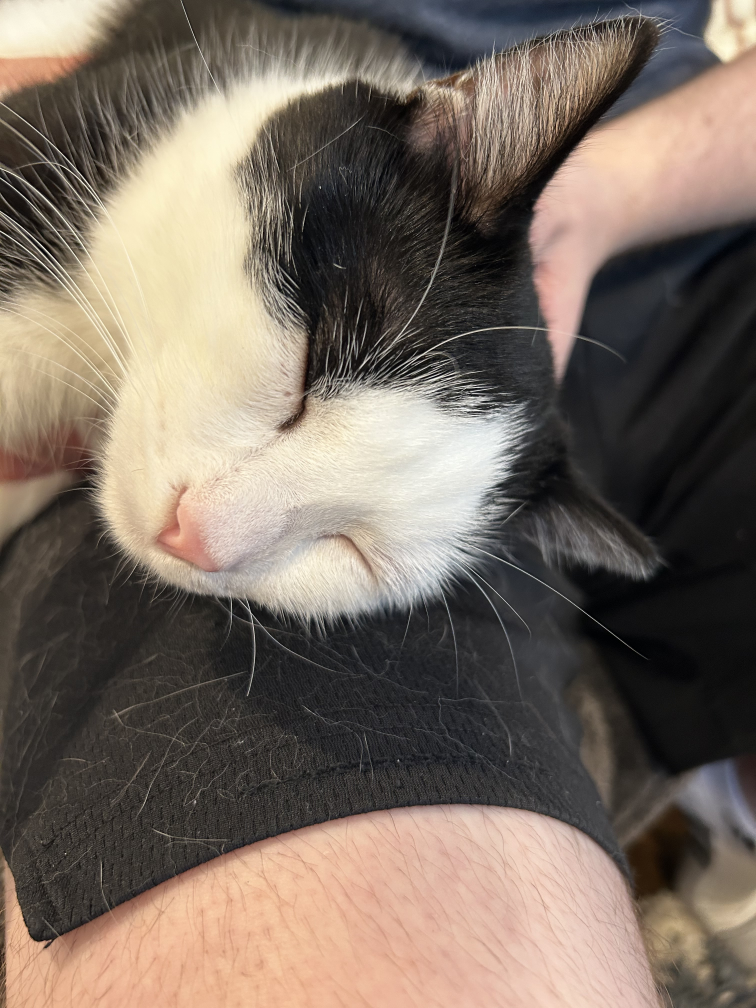
#> input picture images/cats/chester-pic-1.jpg, 3024 x 4032 px (shown at 1/4 size)
$ jupyter execute --allow-errors opencv_basics.ipynb
#> lines starting #> are read from the running program, lines starting #| are printed output that depends on the picture
# Basics of OpenCV

[cell 1]
import numpy as np
import matplotlib.pyplot as plt
import cv2

[cell 2]
def matplotlib_imshow(image, title = 'image',cmap=None):
    """Display an image using matplotlib."""
    image = cv2.cvtColor(image, cv2.COLOR_BGR2RGB)
    plt.imshow(image, cmap=cmap)
    plt.title(title)
    plt.axis('off')
    plt.show()

[cell 3]
import os
cwd = os.getcwd()
print(cwd)

print(os.path.abspath('.'))
cat1_path = 'images/cats/chester-pic-1.jpg'
cat1_path_abs = os.path.join(cwd, cat1_path)

[cell 4]
park_image_path = os.path.join(cwd, 'Resources', 'Photos', 'park.jpg')
# Read in an image
img = cv2.imread(park_image_path)

#> (the rest of this cell did not finish here and is left out)

[cell 5]
cat1 = cv2.imread(cat1_path_abs)
#> cat1 is the input picture: shape (4032, 3024, 3); mean B, G, R 97.6, 108.3, 120.9
print(cat1.shape)
#| (4032, 3024, 3)
print(cat1.shape[0])  # height
#| 4032
print(cat1.shape[1])  # width
#| 3024
cat1_resized = cv2.resize(cat1, (400, 600))
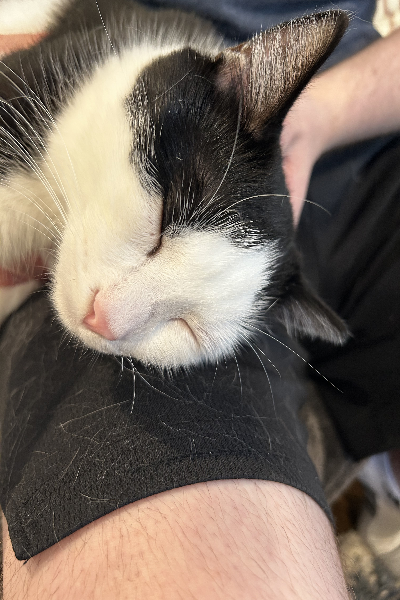
#> cat1_resized: shape (600, 400, 3); mean B, G, R 97.4, 108.2, 120.7
print(cat1_resized.shape)
#| (600, 400, 3)

# cv2.imshow('Cat 1 Resized', cat1_resized)
# cv2.waitKey(0)

matplotlib_imshow(cat1_resized, title='Cat 1 Resized')

[cell 6]
def scale_image(image,scale):
    """Scale an image by a given percentage."""
#> called with scale = 50
    width = int(image.shape[1] * scale / 100)
#> width = 1512
    height = int(image.shape[0] * scale / 100)
#> height = 2016
    dim = (width, height)
#> dim = (1512, 2016)
    resized = cv2.resize(image, dim)
    return resized

cat1_scaled = scale_image(cat1, 50)
print(cat1_scaled.shape)
#| (2016, 1512, 3)
# cv2.imshow('Cat 1 Scaled', cat1_scaled)
# cv2.waitKey(0)
matplotlib_imshow(cat1_scaled, title='Cat 1 Scaled')

[cell 7]
cat1_gray = cv2.cvtColor(cat1_resized, cv2.COLOR_BGR2GRAY)
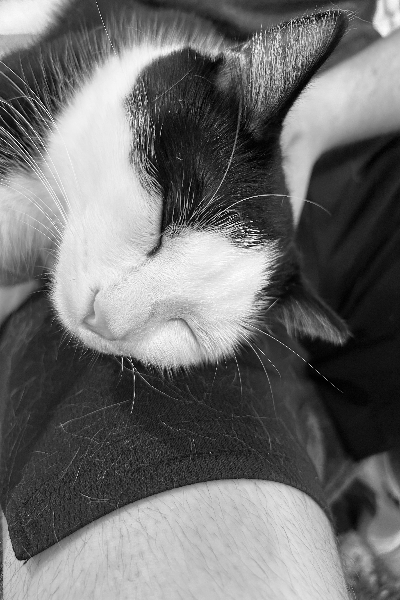
#> cat1_gray: shape (600, 400); min 0, max 255, mean 110.7
# cv2.imshow('Cat 1 Grayscale', cat1_gray)
# cv2.waitKey(0)

matplotlib_imshow(cat1_gray, title='Cat 1 Grayscale', cmap='gray')

[cell 8]
flipped_horizontally = cv2.flip(cat1_resized, 1)
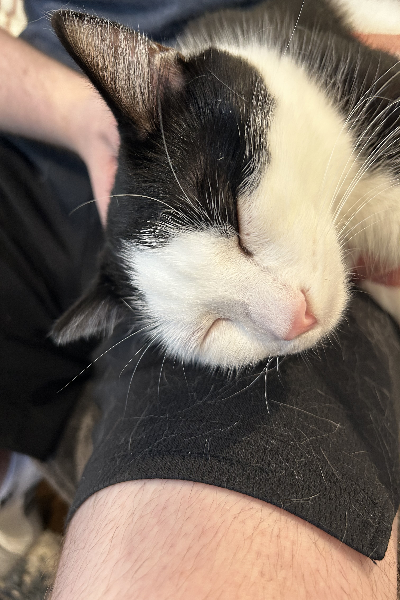
#> flipped_horizontally: shape (600, 400, 3); mean B, G, R 97.4, 108.2, 120.7
# cv2.imshow('Flipped Horizontally', flipped_horizontally)
# cv2.waitKey(0)
matplotlib_imshow(flipped_horizontally, title='Flipped Horizontally')

flipped_vertically = cv2.flip(cat1_resized, 0)
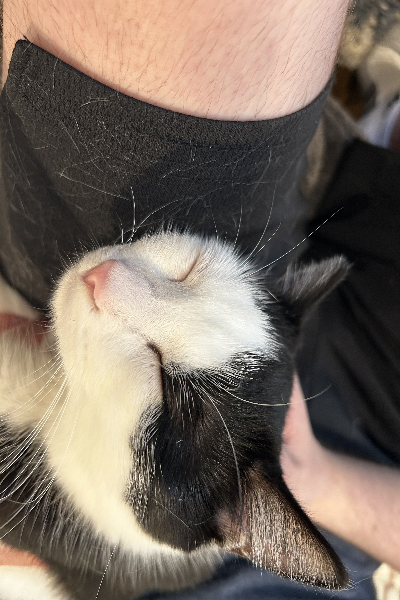
#> flipped_vertically: shape (600, 400, 3); mean B, G, R 97.4, 108.2, 120.7
# cv2.imshow('Flipped Vertically', flipped_vertically)
# cv2.waitKey(0)
matplotlib_imshow(flipped_vertically, title='Flipped Vertically')

[cell 9]
b,g,r = cv2.split(cat1_resized)
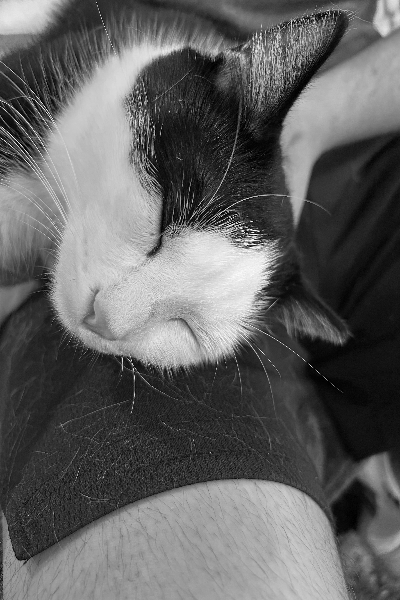
#> b: shape (600, 400); min 0, max 254, mean 97.4
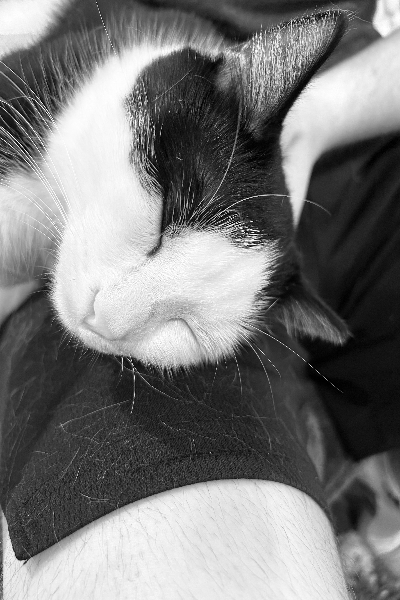
#> r: shape (600, 400); min 0, max 255, mean 120.7
# [4 lines of commented-out code are left out]

matplotlib_imshow(b, title='Blue Channel', cmap='gray')
matplotlib_imshow(g, title='Green Channel', cmap='gray')
matplotlib_imshow(r, title='Red Channel', cmap='gray')

BGR ↔ HSV (Hue, Saturation, Value)
This is the most common conversion you'll do for computer vision.

Why use it? HSV separates color information (Hue) from brightness/intensity (Value). This makes it fantastic for object tracking based on color. For example, if you want to find a "red ball," the lighting can change (making it a dark red or a bright red), but the hue will stay relatively constant. Trying to segment a "red" object in BGR is very difficult because you need a complex range for B, G, and R values. In HSV, you just look for a narrow range of Hue.

OpenCV Code: cv2.COLOR_BGR2HSV or cv2.COLOR_BGR2HLS (Lightness).

Pro Tip: In OpenCV, the Hue (H) channel is 8-bit, so its values range from 0-179, not 0-360. Saturation (S) and Value (V) range from 0-255.

[cell 10]
# Convert BGR to RGB
rgb_image = cv2.cvtColor(cat1_resized, cv2.COLOR_BGR2RGB)
print(f"RGB: {rgb_image}") # Output: [[[255 0 0]]]
#> (printed output is left out)

# Convert BGR to HSV (Hue, Saturation, Value)
hsv_image = cv2.cvtColor(cat1_resized, cv2.COLOR_BGR2HSV)
#> hsv_image: shape (600, 400, 3); mean H, S, V 36, 47.5, 121.8
print(f"HSV: {hsv_image}") # Output: [[[ 0 255 255]]] (Hue=0 is red)
#> (printed output is left out)

# Convert BGR to CIELAB (L*a*b*)
lab_image = cv2.cvtColor(cat1_resized, cv2.COLOR_BGR2Lab)
#> lab_image: shape (600, 400, 3); mean of channels 0, 1, 2 114.1, 131, 135.3
print(f"LAB: {lab_image}")
#> (printed output is left out)

# Convert BGR to YUV (or YCrCb, which is very similar)
yuv_image = cv2.cvtColor(cat1_resized, cv2.COLOR_BGR2YUV)
#> yuv_image: shape (600, 400, 3); mean of channels 0, 1, 2 110.7, 121.5, 136.8
print(f"YUV: {yuv_image}")
#> (printed output is left out)

$ run again, with images/cats/chester-pic-2.jpg copied over images/cats/chester-pic-1.jpg
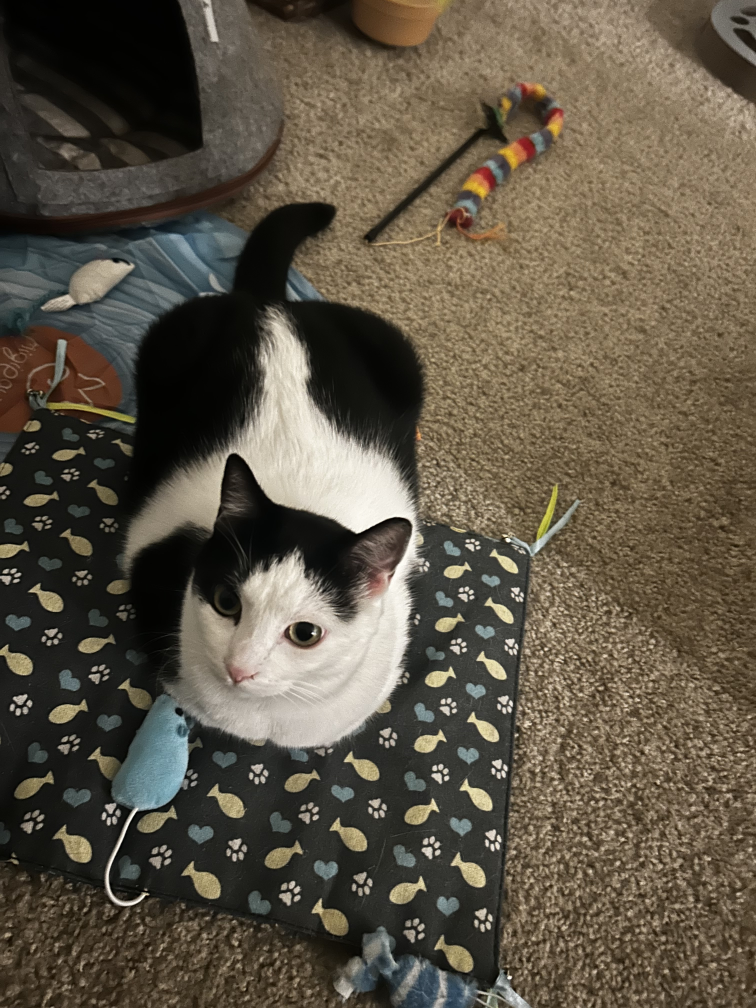
#> input picture images/cats/chester-pic-2.jpg, 3024 x 4032 px (shown at 1/4 size)
#> cat1 is the input picture: shape (4032, 3024, 3); mean B, G, R 70.1, 85.2, 93.9
#| (4032, 3024, 3)
#| 4032
#| 3024
#| (600, 400, 3)
#| (2016, 1512, 3)
#> image: shape (2016, 1512, 3)
#> image: shape (600, 400, 3)
#> `b,g,r = cv2.split(cat1_resized)`:
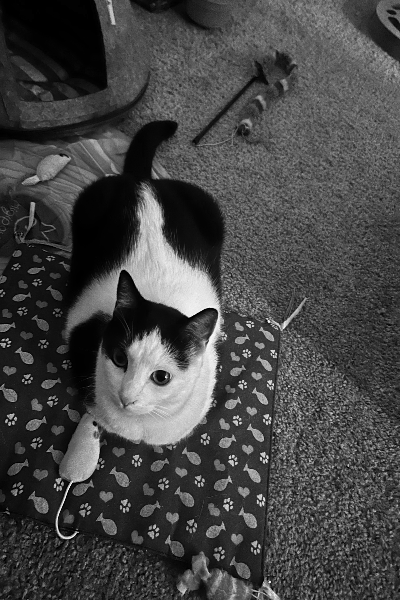
#> b: shape (600, 400); min 0, max 250, mean 70
#> `b,g,r = cv2.split(cat1_resized)`:
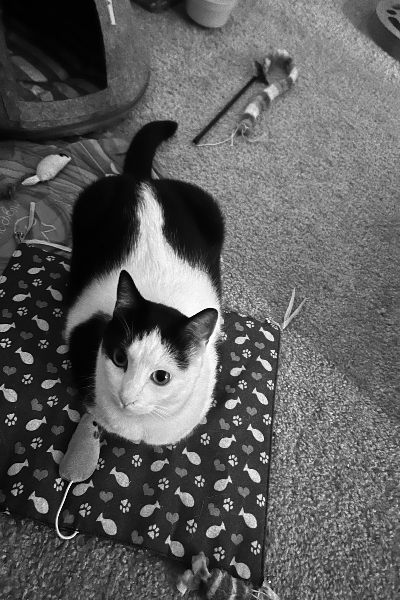
#> r: shape (600, 400); min 0, max 255, mean 93.8
#> (printed output is left out)
#> hsv_image: shape (600, 400, 3); mean H, S, V 26.4, 73.9, 94.9
#> (printed output is left out)
#> lab_image: shape (600, 400, 3); mean of channels 0, 1, 2 90.9, 129.1, 137.8
#> (printed output is left out)
#> yuv_image: shape (600, 400, 3); mean of channels 0, 1, 2 86, 120.2, 134.8
#> (printed output is left out)

$ run again, with images/cats/cat-pic-2.jpg copied over images/cats/chester-pic-1.jpg
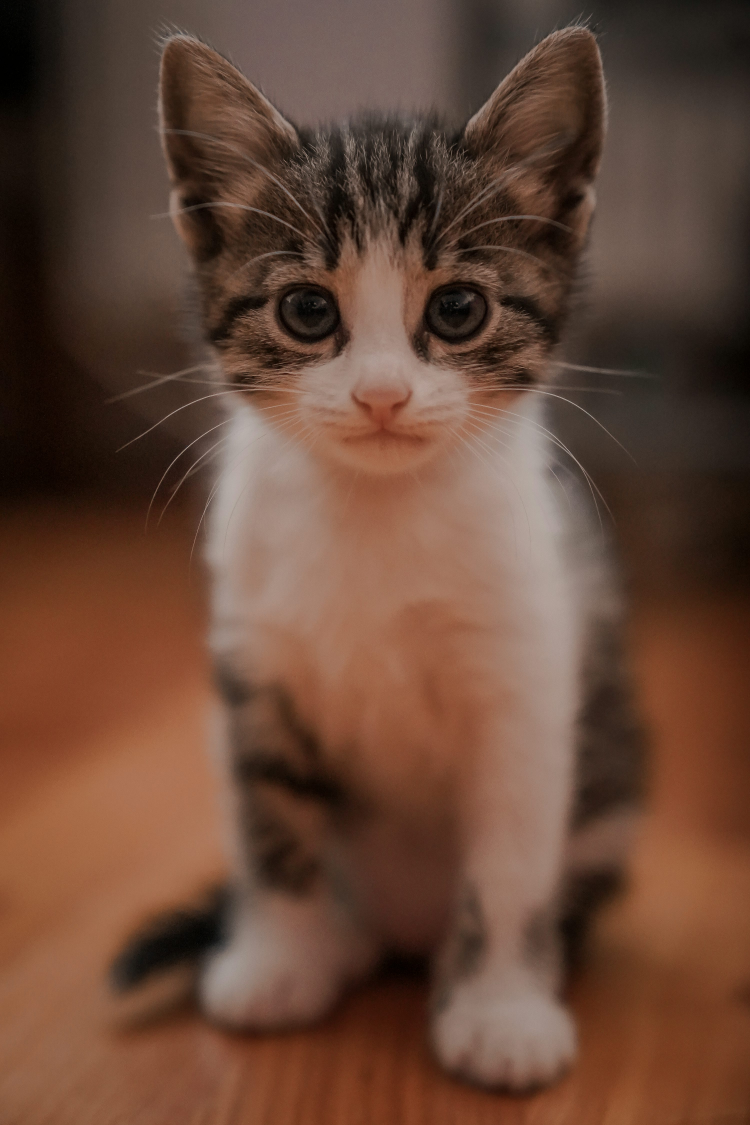
#> input picture images/cats/cat-pic-2.jpg, 3000 x 4500 px (shown at 1/4 size)
#> cat1 is the input picture: shape (4500, 3000, 3); mean B, G, R 55.2, 71.3, 103.3
#| (4500, 3000, 3)
#| 4500
#| 3000
#| (600, 400, 3)
#| (2250, 1500, 3)
#> image: shape (2250, 1500, 3)
#> image: shape (600, 400, 3)
#> `b,g,r = cv2.split(cat1_resized)`:
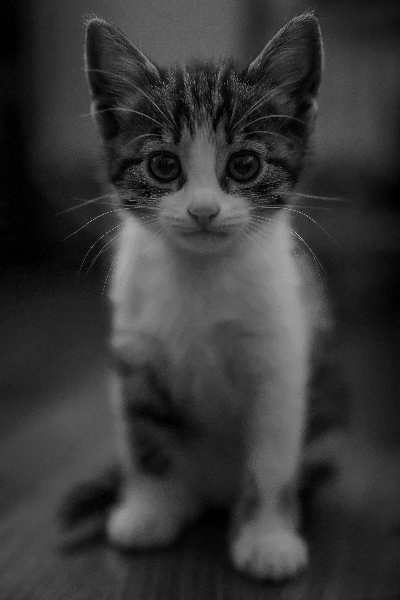
#> b: shape (600, 400); min 0, max 171, mean 55.2
#> `b,g,r = cv2.split(cat1_resized)`:
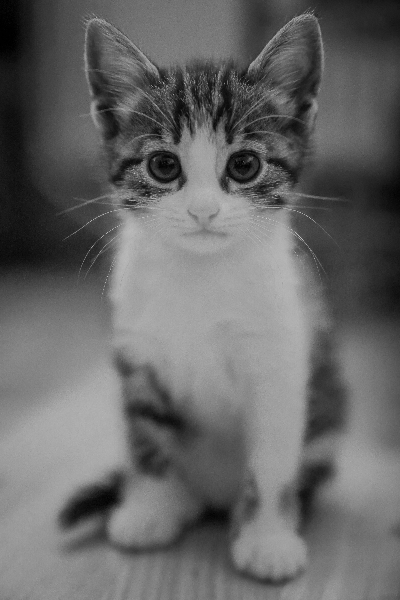
#> r: shape (600, 400); min 0, max 206, mean 103.3
#> (printed output is left out)
#> hsv_image: shape (600, 400, 3); mean H, S, V 10.4, 123.4, 103.3
#> (printed output is left out)
#> lab_image: shape (600, 400, 3); mean of channels 0, 1, 2 84.1, 139.6, 143
#> (printed output is left out)
#> yuv_image: shape (600, 400, 3); mean of channels 0, 1, 2 79, 116.4, 149.3
#> (printed output is left out)
